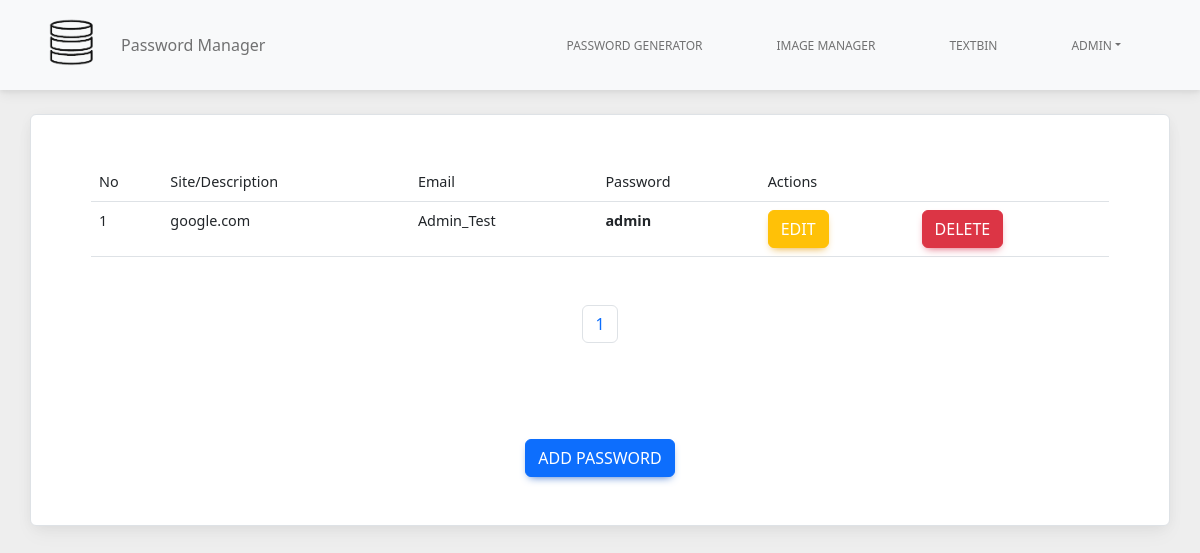
The page / (signed in) on the database its author committed.
### tables this page shows
CREATE TABLE "content" (
	"id"	INTEGER,
	"password_site"	TEXT,
	"site"	TEXT,
	"username_site"	TEXT,
	"user_id"	INTEGER,
	PRIMARY KEY("id" AUTOINCREMENT),
	FOREIGN KEY("user_id") REFERENCES "users"("id")
);

### controller/home.py (the view)
@home.route('/', methods=['POST', 'GET'])
def index():
    id = session.get('id')
    if id is None:
        return redirect(url_for('auth.login'))
    db = db_connection()
    cur = db.cursor()
    page = request.args.get('page', type=int, default=1)
    limit = 10
    if page > 1:
        first_page = (page * limit) - limit
        num = first_page + 1
        num_list = [num]
    else:
        first_page = 0
        num = first_page + 1
        num_list = [num]
    cur.execute("SELECT * FROM content WHERE user_id = %s" % (id))
    all_content = cur.fetchall()
    total_pages = (int(len(all_content)) / limit) + 1
    total_pages = math.ceil(total_pages)
    params = (id, first_page, limit)
    sql = 'SELECT * FROM content WHERE user_id = %s LIMIT %s, %s' % params
    cur.execute(sql)
    content = cur.fetchall()
    cur.close()
    db.close()
    return render_template('index.html', content=content, id=id, total_pages=total_pages, num_list=num_list)

### db.py (called while the page is built)
def db_connection():
    db = getattr(g, '_database', None)
    if db is None:
        db = g._database = sqlite3.connect(DATABASE)
    return db

### templates/index.html (shortened to what this page needs)
{% extends 'base.html' %}  {% block body %}
{% include 'navbar.html'   %}
<div class="container mt-4 card p-5 border">
  <div class="container">
    <div class="row">
      <div class="col">
        <table class="table">
      <thead>
        <tr>
          <th>No</th>
          <th>Site/Description</th>
          <th>Email</th>
          <th>Password</th>
          <th colspan="2" style="text-align: ce;">Actions</th>
        </tr>
      </thead>
      <tbody id="parentDiv">
        {% for x in content %}
        <td>{{num_list[0]}}</td>
        <td>{{x[2]}}</td>
        <td>{{x[3]}}</td>
        <td><strong>{{x[1]}}</strong></td>
        <td>
            <button class="btn btn-warning" id="edit"> <a href="{{ url_for('home.edit', id=x[0]) }}"
                style="text-decoration: none; color:white;">Edit</a>
            </button>
        </td>
        <td><button type="button" class="btn btn-danger" data-bs-toggle="modal" data-bs-target="#exampleModal">
              Delete
            </button></td>
        {% endfor %}
      </tbody>
    </table>
    <div class="mt-5">
      <nav aria-label="Page navigation example">
      <ul class="pagination justify-content-center">
        {% for x in range(1,total_pages)  %}
        <li class="page-item mx-1"><a class="page-link" href="{{url_for('home.index', page=x)}}">{{x}}</a></li>
        {% endfor %}
      </ul>
    </nav>
    </div>
    <div class="row mt-5">
      <div class="col">
 <div class="mt-5 ">
    <div class="row justify-content-center">
      <div class="col gap-2 text-center ">
        <a href="/add-pass" class="btn btn-primary" style="text-decoration: none; color: white">
          Add Password</a>
      </div>
    </div>
  </div>
      </div>
    </div>
  </div>
</div>
{% endblock %}

### templates/navbar.html (shortened to what this page needs)
  <nav class="navbar navbar-expand-lg navbar-light bg-light">
    <div class="container">
      {% if check == True %}
      <a class="navbar-brand me-2" href="{{ url_for('home.index') }}">
        <img src="{{ url_for('static', filename='/logo1-background.png') }}" height="65" alt="MDB Logo" loading="lazy"
          style="margin-top: -1px" />
      </a>
      <button class="navbar-toggler" type="button" data-mdb-toggle="collapse" data-mdb-target="#navbarButtonsExample"
        aria-controls="navbarButtonsExample" aria-expanded="false" aria-label="Toggle navigation">
        <i class="fas fa-bars"></i>
      </button>
      <div class="collapse navbar-collapse" id="navbarButtonsExample">
        <ul class="navbar-nav me-auto mb-2 mb-lg-0">
          <li class="nav-item">
            <a class="nav-link" href="#">Image Manager</a>
          </li>
        </ul>
        {% else %}
        <a class="navbar-brand me-2" href="{{ url_for('home.index') }}">
          <img src="{{ url_for('static', filename='/logo1-background.png') }}" height="65" alt="MDB Logo" loading="lazy"
            style="margin-top: -1px" />
        </a>
        <div class="collapse navbar-collapse" id="navbarButtonsExample">
          <ul class="navbar-nav me-auto mb-2 mb-lg-0">
            <li class="nav-item">
              <a class="nav-link" href="#">Password Manager</a>
            </li>
          </ul>
          {% endif %}
          {% if session.get('username') == None %}
          {% else %}
          <div class="d-flex align-items-center">
            <ul class="nav nav-pills">
              <li class="nav-item">
                <a class="nav-link" href="{{url_for('generator.index', id=id)}}">Password Generator</a>
              </li>
              <li class="nav-item">
                <a class="nav-link" href="{{ url_for('image_manager.index', id=id) }}">Image Manager</a>
              </li><li class="nav-item">
                <a class="nav-link" href="{{ url_for('text.index', id=id) }}">Textbin</a>
              </li>
               <li class="nav-item dropdown">
                <a class="nav-link dropdown-toggle" data-bs-toggle="dropdown" href="#" role="button"
                  aria-expanded="false">{{session.get('username')}}</a>
              </li>
            </ul>
          </div>
          {% endif %}
        </div>
      </div>
  </nav>

### rows shown on the page
content: get "ADMIN", user "1", site "google.com", username_site "Admin_Test", password_site "admin"

### other values the page prints
{{ x }} "1"
